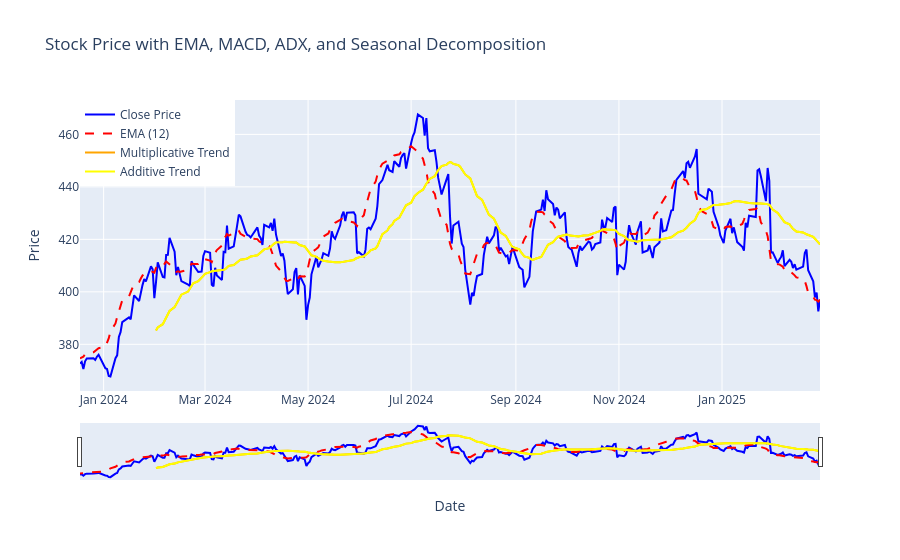

This figure's notebook cell:
### Code cell
import plotly.graph_objects as go
from statsmodels.tsa.seasonal import seasonal_decompose

# Assuming `data` is the DataFrame containing Close, EMA, MACD, Signal, and ADX
data = calculate_ema_macd_adx(data)

# Seasonal decomposition
sd1 = seasonal_decompose(data['Close'], model='multiplicative', period=30)
sd2 = seasonal_decompose(data['Close'], model='additive', period=30)

# Create figure
fig = go.Figure()

# Add Close Price line
fig.add_trace(go.Scatter(x=data.index, y=data['Close'], mode='lines', name='Close Price', line=dict(color='blue')))

# Add EMA
fig.add_trace(go.Scatter(x=data.index, y=data['EMA'], mode='lines', name='EMA (12)', line=dict(color='red', dash='dash')))

# Add MACD
# fig.add_trace(go.Scatter(x=data.index, y=data['MACD'], mode='lines', name='MACD', line=dict(color='green')))

# Add MACD Signal Line
# fig.add_trace(go.Scatter(x=data.index, y=data['MACD_Signal'], mode='lines', name='MACD Signal Line', line=dict(color='orange', dash='dash')))

# Add ADX
# fig.add_trace(go.Scatter(x=data.index, y=data['ADX'], mode='lines', name='ADX', line=dict(color='purple')))

# Add Seasonal Decomposition (Multiplicative Trend)
fig.add_trace(go.Scatter(x=data.index, y=sd1.trend.dropna(), mode='lines', name='Multiplicative Trend', line=dict(color='orange')))

# Add Seasonal Decomposition (Additive Trend)
fig.add_trace(go.Scatter(x=data.index, y=sd2.trend.dropna(), mode='lines', name='Additive Trend', line=dict(color='yellow')))

# Customize layout
fig.update_layout(
    title="Stock Price with EMA, MACD, ADX, and Seasonal Decomposition",
    xaxis_title="Date",
    yaxis_title="Price",
    legend=dict(x=0, y=1),
    xaxis=dict(rangeslider=dict(visible=True))  # Enables zooming and panning
)

# Show the figure
fig.show()

### Figure 1 — Plotly figure (JSON) as saved in the notebook; plotly's stock layout.template omitted (floating-point values rounded to 4 significant figures; data arrays with more than 128 entries replaced by an {"elided": "..."} marker saying what was removed)
{"data": [{"line": {"color": "blue"}, "mode": "lines", "name": "Close Price", "type": "scatter", "x": {"elided": "300 str values"}, "y": {"elided": "300 float values"}}, {"line": {"color": "red", "dash": "dash"}, "mode": "lines", "name": "EMA (12)", "type": "scatter", "x": {"elided": "300 str values"}, "y": {"elided": "300 float values"}}, {"line": {"color": "orange"}, "mode": "lines", "name": "Multiplicative Trend", "type": "scatter", "x": {"elided": "300 str values"}, "y": {"elided": "270 float values"}}, {"line": {"color": "yellow"}, "mode": "lines", "name": "Additive Trend", "type": "scatter", "x": {"elided": "300 str values"}, "y": {"elided": "270 float values"}}], "layout": {"legend": {"x": 0, "y": 1}, "title": {"text": "Stock Price with EMA, MACD, ADX, and Seasonal Decomposition"}, "xaxis": {"rangeslider": {"visible": true}, "title": {"text": "Date"}}, "yaxis": {"title": {"text": "Price"}}}}
